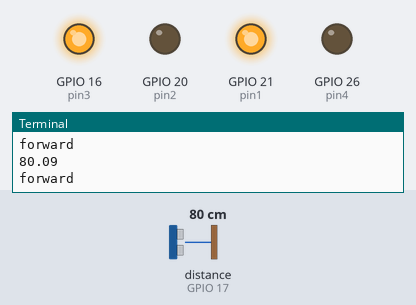
A program run on a simulated Raspberry Pi (BCM pin numbers). On the bench: output pins drawn as LEDs (lit = HIGH), the last lines printed to the terminal. Inputs (shaded band) come from the test bench; at power-on: distance to the obstacle (sensor on GPIO 17) 80 cm. The echo pulse lasts 58.3 µs per cm; the clock reads 2024-03-15 10:24:30 at power-on unless the program sets it; pins used as bus, display or sensor lines are not drawn.

Above: at 1.2 s.
1.3 s: distance to the obstacle (sensor on GPIO 17) set to 16 cm
2.8 s: distance to the obstacle (sensor on GPIO 17) set to 13 cm
At 3.5 s:
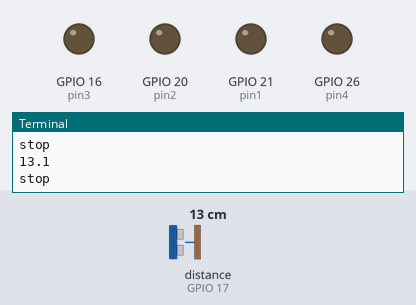
4.3 s: distance to the obstacle (sensor on GPIO 17) set to 18 cm
At 5.3 s:
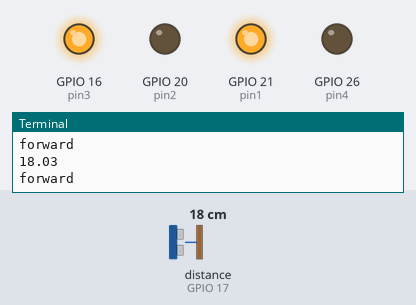
5.8 s: distance to the obstacle (sensor on GPIO 17) set to 2 cm
At 6.2 s:
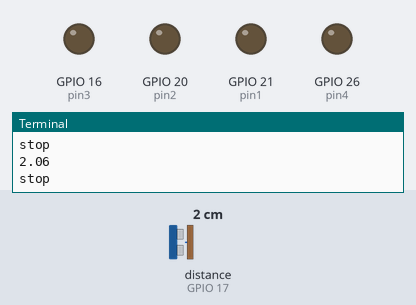
Timing chart, 0 to 8.3 s (numbered marks = the images above; inputs shaded):
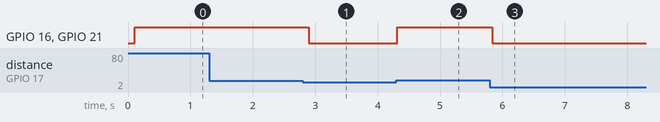

Measured:
- the behaviour switches between 15 and 14 cm on distance to the obstacle (sensor on GPIO 17) (found by bisection; images 0 and 1)
- after the input at 2.8 s, GPIO 16 (pin3), GPIO 21 (pin1): HIGH → LOW after 0.09 s
- after the input at 4.3 s, GPIO 16 (pin3), GPIO 21 (pin1): LOW → HIGH at once
- after the input at 5.8 s, GPIO 16 (pin3), GPIO 21 (pin1): HIGH → LOW at once

The program:

puppy.py
```python
import RPi.GPIO as GPIO
from time import sleep
import time


pin1 = 21
pin2 = 20
pin3 = 16
pin4 = 26
TRIG = 27                                  #Associate pin 23 to TRIG
ECHO = 17


GPIO.setmode(GPIO.BCM)
GPIO.setup(pin1,GPIO.OUT)
GPIO.setup(pin2,GPIO.OUT)
GPIO.setup(pin3,GPIO.OUT)
GPIO.setup(pin4,GPIO.OUT)
GPIO.output(pin1,GPIO.LOW)
GPIO.output(pin2,GPIO.LOW)
GPIO.output(pin3,GPIO.LOW)
GPIO.output(pin4,GPIO.LOW)
GPIO.setup(TRIG,GPIO.OUT)                  #Set pin as GPIO out
GPIO.setup(ECHO,GPIO.IN)                   #Set pin as GPIO in


def forward():
    print("forward")
    GPIO.output(pin1,GPIO.HIGH)
    GPIO.output(pin2,GPIO.LOW)
    GPIO.output(pin3,GPIO.HIGH)
    GPIO.output(pin4,GPIO.LOW)
    return 0


def back():
    print("back")
    GPIO.output(pin1,GPIO.LOW)
    GPIO.output(pin2,GPIO.HIGH)
    GPIO.output(pin3,GPIO.LOW)
    GPIO.output(pin4,GPIO.HIGH)
    return 0

def left():
    print("left")
    GPIO.output(pin1,GPIO.HIGH)
    GPIO.output(pin2,GPIO.LOW)
    GPIO.output(pin3,GPIO.LOW)
    GPIO.output(pin4,GPIO.HIGH)
    return 0


def right():
    print("right")
    GPIO.output(pin1,GPIO.LOW)
    GPIO.output(pin2,GPIO.HIGH)
    GPIO.output(pin3,GPIO.HIGH)
    GPIO.output(pin4,GPIO.LOW)
    return 0

def stop():
    print("stop")
    GPIO.output(pin1,GPIO.LOW)
    GPIO.output(pin3,GPIO.LOW)
    GPIO.output(pin2,GPIO.LOW)
    GPIO.output(pin4,GPIO.LOW)
    return 0

while True:

    GPIO.output(TRIG, False)                 #Set TRIG as LOW
    sleep(0.1)                     #Delay of 2 seconds
    GPIO.output(TRIG, True)                  #Set TRIG as HIGH
    time.sleep(0.00001)                      #Delay of 0.00001 seconds
    GPIO.output(TRIG, False)
    while GPIO.input(ECHO)==0:               #Check whether the ECHO is LOW
            pulse_start = time.time()
    while GPIO.input(ECHO)==1:
            pulse_end = time.time()
    pulse_duration = pulse_end - pulse_start
    distance = pulse_duration * 17150
    distance = round(distance, 2)
    print(distance)

    if distance>15:
        forward()
    else:
        stop()
```
